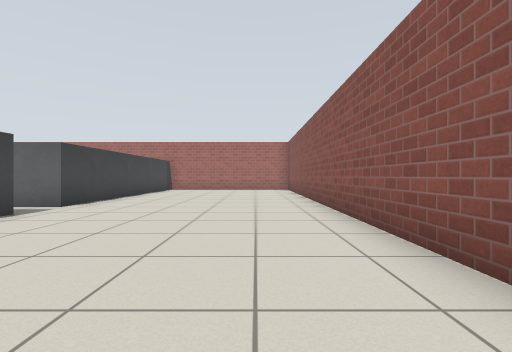
View 1 (above)

14 first-person views from a walk through a world built for the Gazebo simulator. The camera is 0.72 m above the floor, looks level and sees 85° across. The floor is counted in squares, 1 m on a side. Each view is taken from the middle of a square. On the plan, view 1 faces up. The plan holds only what a view shows up to about 10 squares ahead; the rest is blank. The place goes on beyond the plan. Robots are left out. Gazebo's built-in surfaces are drawn with simple patterns.

View 2
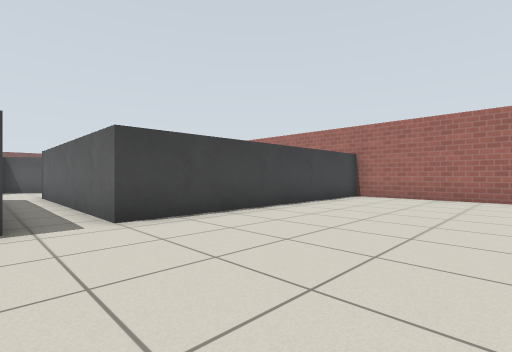

View 3
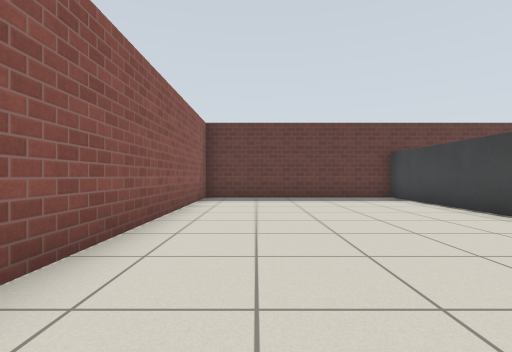

View 4
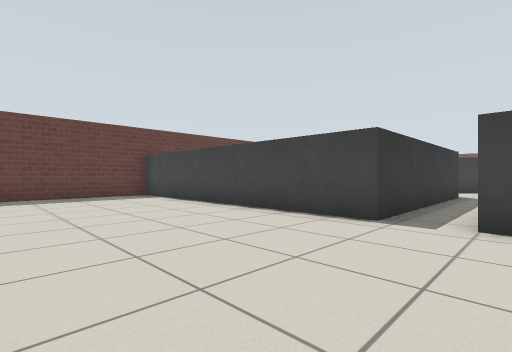

View 5
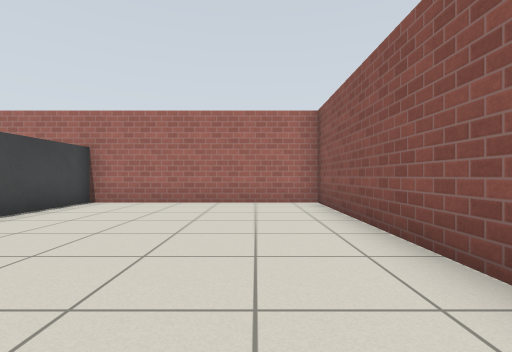

View 6
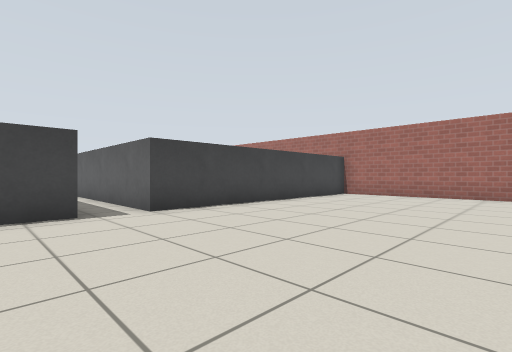

View 7
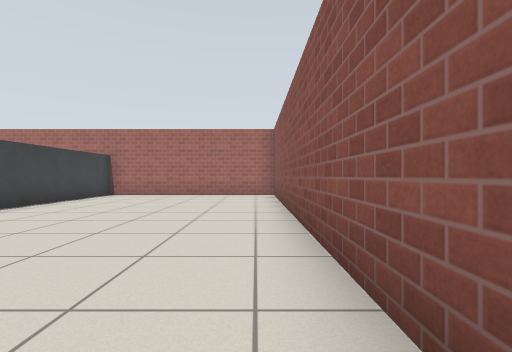

View 8
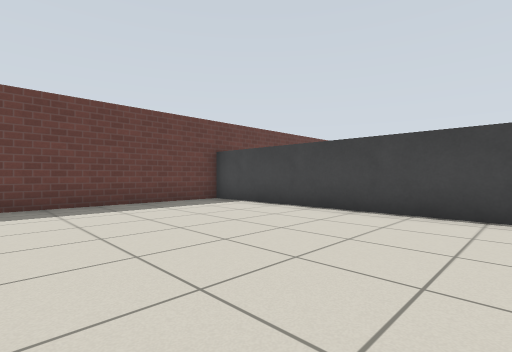

View 9
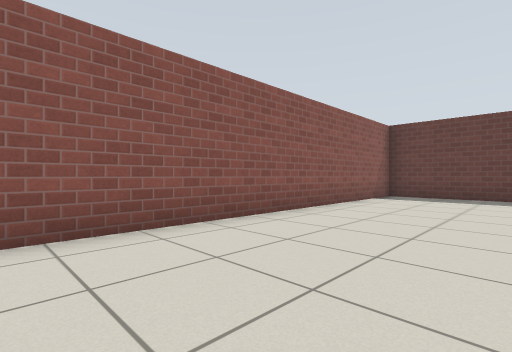

View 10
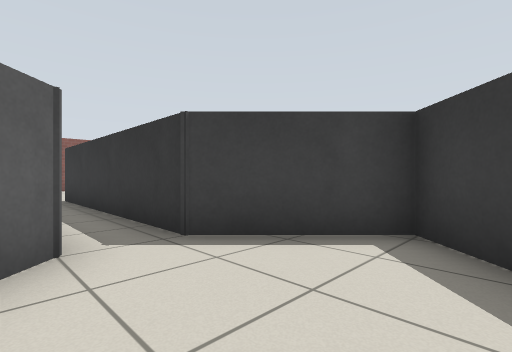

View 11
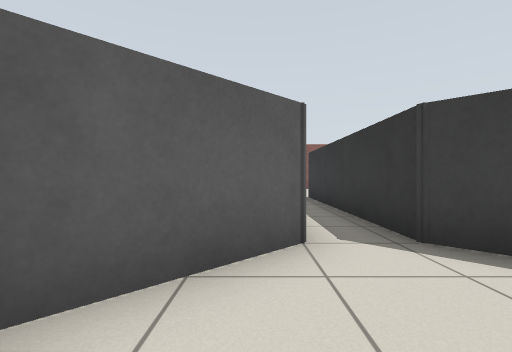

View 12
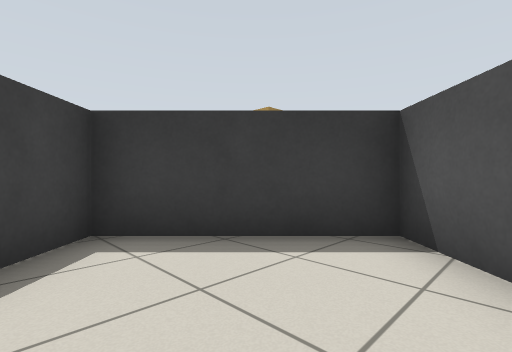

View 13
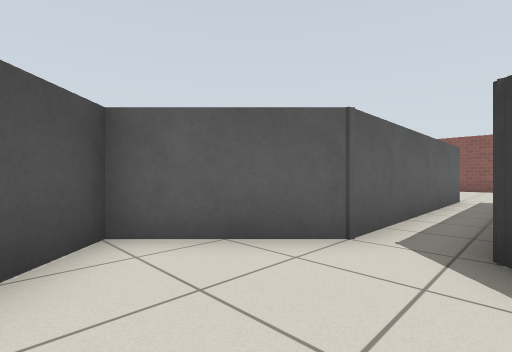

View 14
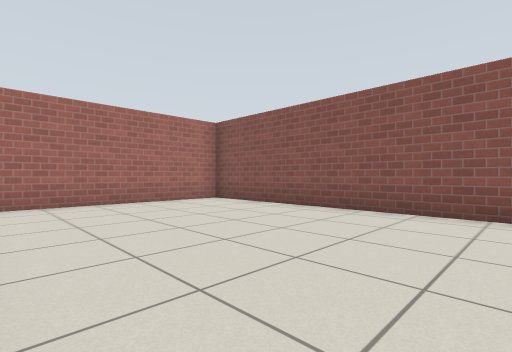

### Floor plan
Points are (right, up) in squares from view 1. A wall is a line through its corners. A room is listed if a view was taken in it or the views show most of it. See-through windows are left out.
Room 1 (views 1, 2, 3, 4, 5, 6, 7, 8, 9, 14)
walls: (-4.5, 14.6) (-4.5, 6.5) (-11, 6.5); (-11, 5.2) (-4.5, 5.2) (-4.5, -3.4); (-6, -3.4) (1.7, -3.4) (1.7, 14.6) (-6, 14.6)
ways out: opening at (-11, 6) to room 2
Room 2 (views 10, 11, 12, 13)
walls: (-11, 6.5) (-13, 8.5) (-15.6, 5.9) (-13, 3.2) (-11, 5.2)
ways out: opening at (-11, 6) to room 1

Positions as (right, up) in squares from view 1, and headings:
1: (0, 0), facing up
2: (0, 5), facing up-left
3: (0, 6), facing down
4: (0, 7), facing down-left
5: (0, 7), facing up
6: (1, 4), facing up-left
7: (1, 4), facing up
8: (1, 4), facing down-left
9: (-2, 7), facing down-right
10: (-14, 7), facing down-right
11: (-14, 7), facing right
12: (-12, 7), facing down-left
13: (-14, 5), facing up-right
14: (-4, 7), facing up-right
